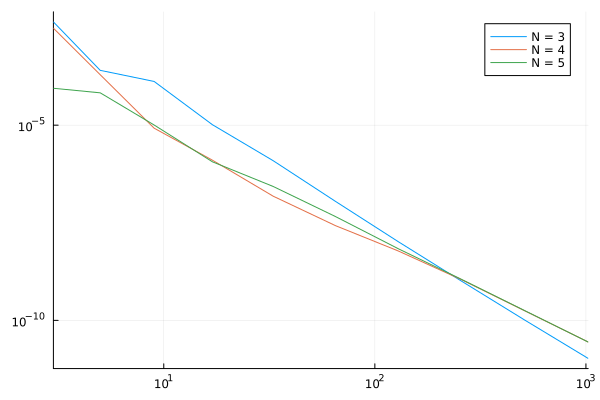

Julia code for this plot:

using LinearAlgebra
using Plots
using FastGaussQuadrature
using LinearAlgebra
using TimerOutputs


include("SEM_Wave_1d.jl")

#=
    Produces convergence plots SEM_Wave for a fixed polynomial degree and increasing number of elements
    We let the final run be the reference solution, and compare more coarse runs to it.
    Finally, we plot these differences in a loglog plot, hopefully finding reasonable convergence rates
=#

function main()

    numberOfRuns = 10
    numberOfNodesList = zeros(numberOfRuns)
    #timestepsList = zeros(numerOfRuns)
    timestepsBase = 20

    for j = 1:numberOfRuns
        numberOfNodesList[j] = 2^j + 1
        #timestepsList[j] = 40*2^j + 1
    end

    numberOfNodesList = Int.(numberOfNodesList)
    #timestepsList = Int.(timestepsList)

    println(numberOfNodesList)

    ordersList = [3, 4, 5]#, 6, 7]
    
    omega = 6.0
    omega = 5.0*pi

    #GenerateConvPlot(ordersList, numberOfNodesList, timestepsList, numberOfRuns, omega)
    GenerateConvPlot(ordersList, numberOfNodesList, timestepsBase, numberOfRuns, omega)
    
end


function GenerateConvPlot(ordersList, numberOfNodesList, timestepsBase, numberOfRuns, omega)

    plt = plot()

    for n = 1:length(ordersList)
        #the number of quadrature points per element; frequency parameter
        N = ordersList[n]
        
        #number of timesteps + outer limit of time interval
        Tend = 2.0
        nsteps = timestepsBase
        #nsteps = timestepsList[n]

        #outer limits of the interval we are solving the equation on
        xl = 0
        xr = 1

        #where we store the difference between the jth run and the final one
        diffs = zeros(numberOfRuns)

        for j = 1:numberOfRuns
            #solve the wave equation with the different numbers of nodes
            
            #set up some inital conditions and the values of the driving term f

            #newSteps = Int(ceil((N/(N+1))*timestepsList[j]))
            #factor = 2^((N-2)/2)

            factor = 2
            newSteps = Int(ceil(nsteps*factor))
            nsteps = newSteps
            
            #nsteps = timestepsList[j]

            numberOfNodes = numberOfNodesList[j]
            
            nodes = zeros(numberOfNodes)
            
            range = LinRange(xl, xr, numberOfNodes)
            
            for i = 1:numberOfNodes
                nodes[i] = range[i]
            end

            quadpoints, ~ = gausslobatto(N)
            totalPointCount = (length(nodes)-1) * (N-1) + 1


            p = 3
            q = 3
            
            

            x = SEM_Wave_1d.ConstructX(nodes, quadpoints)
            fVals = RightHandSide(x, p, q, omega)
            #fVals = RightHandSide(x, 5, omega)
            


            uStart = Reference(x, 0, p, q, omega)
            #uStart = Reference2(x, 0, 5, omega)
            #uStartDer = StartDer(x, p, q, omega) this derivative is always zero
            uStartDer = zeros(totalPointCount)
            animate = false
            snapshotFrequency = 0   #as animate = false, this value is not used anywhere

            println(nsteps)
            println(length(nodes))
            output = SEM_Wave_1d.Simulate(nodes, nsteps, Tend, N, fVals, omega, uStart, uStartDer, animate, snapshotFrequency)

            diffs[j] = maximum(abs.(output - Reference(x, Tend, p, q, omega)))
            #diffs[j] = maximum(abs.(output - Reference2(x, Tend, 5, omega)))
            

  #=          
            if (N == ordersList[end] && j == numberOfRuns)
                plot!(x, output, xlims=(x[1], x[end]), label = "ouput")            
                plot!(x, Reference(x, Tend, p, q, omega), xlims=(x[1], x[end]), label = "reference")                            
                #plot!(x, Reference2(x, Tend, 5, omega), xlims=(x[1], x[end]), label = "reference")

            end
            
=#

        end

        println(diffs)

        plot!(numberOfNodesList, diffs, xscale=:log10, yscale=:log10, xlims=(numberOfNodesList[1], numberOfNodesList[end]), label = "N = " * string(N))            
        println("done with N = " * string(N))        

    end

    savefig(plt, "convplotAnalytic")
    #display(plt)

end


function Reference(x, t, p, q, omega)
    #outputs the reference solution of the type x^p*(1-x)^q * cos(\omega*t) evaluated at x, t
    out = (x.^p .* (-x .+ 1).^q) .* cos(omega*t)
end

function Reference2(x, t, n, omega)
    #outputs the reference solution of the type x^p*(1-x)^q * cos(\omega*t) evaluated at x, t
    out = 10*sin.(n*pi*x) .* cos(omega*t)
    #out = 1
end

function RightHandSide(x, p, q, omega)
    #the Refereence_xx - Reference_tt, evaluated at x, t
    out = (p*(p-1)*x.^(p-2).*(-x .+ 1).^q - 2*p*q*x.^(p-1).*(-x .+ 1).^(q-1) + q*(q-1)*x.^p .*(-x .+ 1).^(q-2)) + 
           omega^2*(x.^p .* (-x .+ 1).^q)
    #out = 1
           #SEM_Wave_1d already multiplies all this by cos(omega*t)
end

function RightHandSide2(x, n, omega)
    #the Refereence_xx - Reference_tt, evaluated at x, t
    out = (omega^2 - pi^2*n^2)*sin.(n*pi.*x)
    #out = 1
           #SEM_Wave_1d already multiplies all this by cos(omega*t)
end


function StartDer(x, p, q, omega)
    #gives the time derivative of Reference at t = 0
    out = -omega*(x.^p .* (-x .+ 1).^q) .* sin(omega*t)
    #out = 1
end
